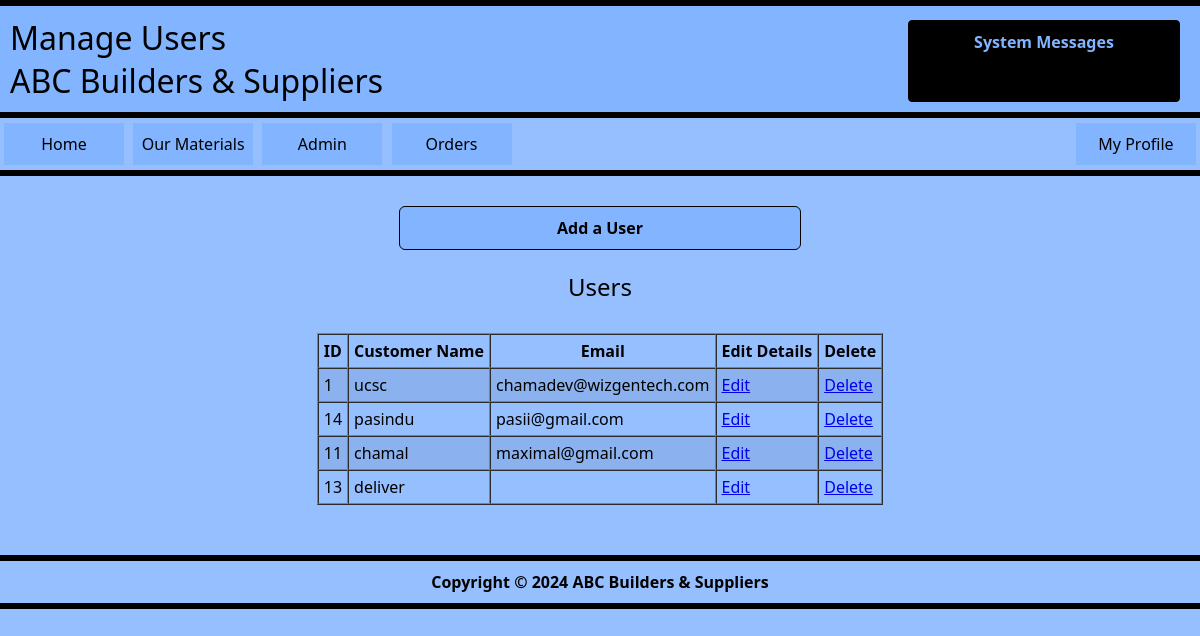
Page /manage_users.php (signed in) on the committed database.
### tables this page shows
CREATE TABLE IF NOT EXISTS `users` (
  `id` int NOT NULL AUTO_INCREMENT,
  `username` varchar(60) NOT NULL,
  `email` varchar(60) NOT NULL,
  `password` varchar(32) NOT NULL,
  `password_change` timestamp NOT NULL DEFAULT CURRENT_TIMESTAMP,
  `role` varchar(10) NOT NULL,
  PRIMARY KEY (`id`)
);

### manage_users.php (the view, shortened to what this page needs)
<?php
$show_profile = "none";
$is_admin = false;
$id = 0;
if (isset($_SESSION['id'])) {
    $show_profile = "block";
    $id = $_SESSION['id'];
    require_once('connect.php');
    $sql = "SELECT username, role
            FROM users
            WHERE id = " . $id . ";";
    $result = mysqli_query($connection, $sql);
    $row = $result -> fetch_assoc();
    $role = $row['role'];
    if ($role == 'admin') {
        $is_admin = true;
    }
}
?>
<?php
require_once('./connect.php');
?>
<html>
    <head>
        <link rel="stylesheet" href="./styles/main.css">
    </head>
    <body>
        <hr />
        <h1 id="header" style="text-align: left; margin: auto 0px; padding: 10px;">Manage Users<br />ABC Builders & Suppliers</h1>
        <hr />
        <div id="system_msg">
            <strong>System Messages</strong>
        </div>
        <nav>
        <a style="margin-left: 4px;" href="./index.php">Home</a>
            <a href="materials.php">Our Materials</a>
            <?php
                if ($is_admin === true) {
                    echo "<a href=\"admin_panel.php\">Admin</a> <a href=\"handle_orders.php\">Orders</a>";
                }
                elseif(isset($role)){
                    echo "<a href=\"my_orders.php\">My Orders</a>";
                }
            ?>
            <a class="log_link" href="profile.php?id=<?php echo $id; ?>" style="display: <?php echo $show_profile ?>;">My Profile</a>
        </nav>
        <hr />
        <a href="./add_user.php" class="view_all_link">Add a User</a>
        <h2 class="header_2">Users</h2>
        <section>
            <?php
                $sql = "SELECT id, username, email
                        FROM users
                        WHERE username != 'admin';";
                $result = mysqli_query($connection, $sql);
                if (mysqli_num_rows($result) === 0){
                    $display_table = "none";
                    $display_msg = "block";
                    $load_more = 0;
                }
                else {
                    $display_table = "block";
                    $load_more = 1;
                }
            ?>
            <table border="1" cellspacing="0" cellpadding="5" id="view_all_table" style="display: <?php echo  $display_table; ?>;">
                <tr>
                    <th>ID</th>
                    <th>Customer Name</th>
                    <th>Email</th>
                    <th style="text-align: center;">Edit Details</th>
                    <th style="text-align: center;">Delete</th>
                </tr>
                <?php
                    if ($load_more ===1){
                            while ($row = $result -> fetch_assoc()){
                                $user_id = $row['id'];
                                $cust_name = $row['username'];
                                $email = $row['email'];
                                echo '
                                    <tr>
                                        <td>'.$user_id.'</td>
                                        <td>'.$cust_name.'</td>
                                        <td>'.$email.'</td>
                                        <td><a href="edit_user.php?id='.$user_id.'">Edit</a></td>
                                        <td><a href="delete_user.php?id='.$user_id.'">Delete</a></td>
                                    </tr>
                                ';
                            }
                    }
                ?>
            </table>
        </section>
        <footer>
        <hr />
        <strong>Copyright &copy; 2024 ABC Builders & Suppliers</strong>
        <hr />
    </footer>
</body>
</html>

### styles/main.css (style rules this page uses)
body { background-color: #95bfff; margin: 0; font-family:'Segoe UI', Tahoma, Geneva, Verdana, sans-serif; }
#header { padding: 10px 25%; margin: 0; text-align: center; background-color: #82b4ff; font-weight: 400; }
hr { margin: 0; height: 4px; background-color: #000; border: #000 solid 1px; }
nav a { display: inline-block; padding: 10px 0px; text-align: center; width: 120px; font-size: 16px; text-decoration: none; color: #000; font-weight: 500; margin: 5px 2.5px; background-color: #82b4ff; transition: 0.4s; }
.log_link { float: right; margin-right: 4px; }
.header_2 { text-align: center; font-weight: 400; }
footer { margin-top: 50px; }
footer strong { display: block; text-align: center; padding: 10px; }
#system_msg { position: fixed; text-align: center; top: 20px; right: 20px; border: #000 solid 1px; border-radius: 4px; padding: 10px; width: 250px; height: 60px; background-color: #000; color: #82b4ff; }
.view_all_link , .add_mat_link { display: block; margin: auto; margin-top: 30px; width: 380px; text-align: center; padding: 10px; text-decoration: none; font-size: 16px; color: #000; background-color: #82b4ff; border: #000 solid 1px; border-radius: 6px; font-weight: bold; transition: 0.4s; }
#view_all_table { width: fit-content; max-width: 100%; margin: auto; margin-top: 30px; }
#view_all_table tr:nth-child(even) { background-color: #00000011; }

### rows in the picture
users: id "1", username "ucsc", email "chamadev@wizgentech.com"
users: id "14", username "pasindu", email "pasii@gmail.com"
users: id "11", username "chamal", email "maximal@gmail.com"
users: id "13", username "deliver"
